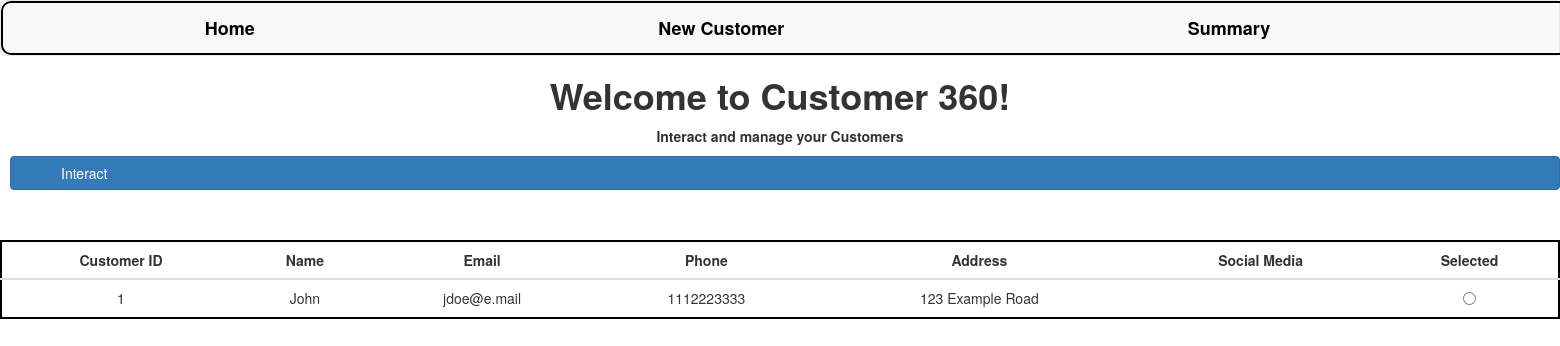
The page / on the database its author committed.
### customer360/models.py (models this page shows, shortened)
class Customer(models.Model):
    id = models.AutoField(primary_key=True)
    name = models.CharField(max_length=100)
    email = models.EmailField(max_length=100)
    phone = models.CharField(max_length=20)
    address = models.CharField(max_length=200)
    social_media = models.CharField(max_length=100, blank=True)

### customer360/views.py (the view)
# urls.py: path('', views.index, name="index"),
def index(request):
    customers = Customer.objects.all()
    context = {"customers":customers}
    return render(request, "index.html", context=context)

### customer360/templates/index.html (shortened to what this page needs)
{% extends 'base.html' %}
{% load static %}
{% block content %}
<!DOCTYPE html>
<html>
    <head>
    </head>
    <body>
        <h1>Welcome to Customer 360!</h1>
        <p>Interact and manage your Customers</p>
        <a class = "btn btn-primary style="font-weight:bold; display:inline" onclick="set_customer()">Interact</a>
        <table class="table">
            <thead>
                <tr>
                    <th>Customer ID</th>
                    <th>Name</th>
                    <th>Email</th>
                    <th>Phone</th>
                    <th>Address</th>
                    <th>Social Media</th>
                    <th>Selected</th>
                </tr>
            </thead>
            <tbody>
                {% for customer in customers %}
                    <tr>
                        <td>{{customer.id}}</td>
                        <td>{{customer.name}}</td>
                        <td>{{customer.email}}</td>
                        <td>{{customer.phone}}</td>
                        <td>{{customer.address}}</td>
                        <td>{{customer.social_media}}</td>
                        <td>
                            <input type="radio" name="selected_customers" value="{{customer.id}}">
                        </td>
                    </tr>
                {% endfor %}
            </tbody>
        </table>
    </body>
</html>
{% endblock content %}

### customer360/static/css/main.css (style rules this page uses)
body { text-align: center; margin: auto; }
h1,p { font-weight: bold; }
table { margin: auto; border: 2px solid #000000; margin-top: 50px; border-radius: 15px; background-color: white; text-align: center; }
th { text-align: center; }
.btn { display: flex; margin-top: 10px; margin-bottom: 10px; padding-left: 50px; padding-right: 50px; text-align: left; margin-left: 10px; }

### rows shown on the page
Customer: id "1", name "John", email "jdoe@e.mail", phone "1112223333", address "123 Example Road"
